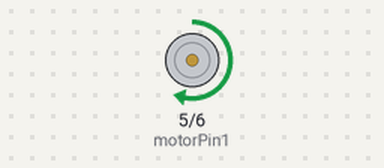
The sketch below on a simulated Arduino Uno, built with avr-gcc and run on an emulated ATmega328P. Shown: motor-driver pin pairs drawn as motors (green arrow = first pin HIGH = forward, orange = second pin HIGH = backward, longer = more drive).

Above: at 0.15 s.
Timing chart, 0 to 1.6 s (numbered marks = the images above):
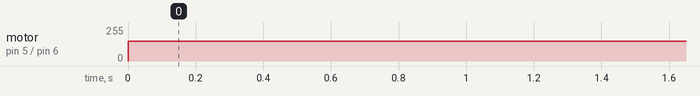

Measured:
- by itself, motor on pin 5 (motorPin1) / pin 6 (motorPin2): stopped → forward 150/255 at 0.00 s

The sketch:

chair_ergonomics.ino
```cpp
//2-Way motor control

int motorPin1 =  5;    // One motor wire connected to digital pin 5
int motorPin2 =  6;    // One motor wire connected to digital pin 6

//Assumptions:
//height of the person is taken as 6'1"
//height of the table is set as 20inches
//height of laptop is set as 10 inches
//height of the ideal height to be set is 52inches
//height of chair at the start is set as 20inches
//Refer to presentation for further clarification of formula
//Diameter of motor used is 2
//For rotating the motor by one turn it takes 10s

//int angle = 0;
int height = 6.1; //In inches
int temp = 52 - (20+(height*12)/2);
int diameter = 2;
int turn = abs(temp/diameter);
int length=turn*10;


// The setup() method runs once, when the sketch starts

void setup()   {
  // initialize the digital pins as an output:
  pinMode(motorPin1, OUTPUT);
  pinMode(motorPin2, OUTPUT);
}

// the loop() method runs over and over again,
// as long as the Arduino has power
void loop()
{
  if(temp < 0 )
  {
  rotateLeft(150, length);
  }
  else
  {
  rotateRight(50, length);
  }

}

void rotateLeft(int speedOfRotate, int length){
  analogWrite(motorPin1, speedOfRotate); //rotates motor
  digitalWrite(motorPin2, LOW);    // set the Pin motorPin2 LOW
  delay(length); //waits
  digitalWrite(motorPin1, LOW);    // set the Pin motorPin1 LOW
}

void rotateRight(int speedOfRotate, int length){
  analogWrite(motorPin2, speedOfRotate); //rotates motor
  digitalWrite(motorPin1, LOW);    // set the Pin motorPin1 LOW
  delay(length); //waits
  digitalWrite(motorPin2, LOW);    // set the Pin motorPin2 LOW
}
```
